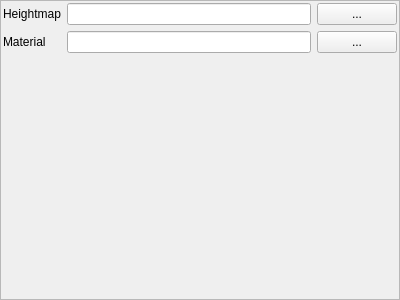
<?xml version="1.0" encoding="UTF-8"?>
<ui version="4.0">
 <class>TerrainWidget</class>
 <widget class="QFrame" name="TerrainWidget">
  <property name="geometry">
   <rect>
    <x>0</x>
    <y>0</y>
    <width>400</width>
    <height>300</height>
   </rect>
  </property>
  <property name="windowTitle">
   <string>Frame</string>
  </property>
  <property name="frameShape">
   <enum>QFrame::StyledPanel</enum>
  </property>
  <property name="frameShadow">
   <enum>QFrame::Raised</enum>
  </property>
  <layout class="QFormLayout" name="formLayout">
   <property name="leftMargin">
    <number>2</number>
   </property>
   <property name="topMargin">
    <number>2</number>
   </property>
   <property name="rightMargin">
    <number>2</number>
   </property>
   <property name="bottomMargin">
    <number>2</number>
   </property>
   <item row="0" column="0">
    <widget class="QLabel" name="label">
     <property name="text">
      <string>Heightmap</string>
     </property>
    </widget>
   </item>
   <item row="0" column="1">
    <widget class="QWidget" name="widget" native="true">
     <layout class="QHBoxLayout" name="horizontalLayout">
      <property name="leftMargin">
       <number>0</number>
      </property>
      <property name="topMargin">
       <number>0</number>
      </property>
      <property name="rightMargin">
       <number>0</number>
      </property>
      <property name="bottomMargin">
       <number>0</number>
      </property>
      <item>
       <widget class="QLineEdit" name="heightmapEdit"/>
      </item>
      <item>
       <widget class="QPushButton" name="browseHeightmap">
        <property name="text">
         <string>...</string>
        </property>
       </widget>
      </item>
     </layout>
    </widget>
   </item>
   <item row="1" column="0">
    <widget class="QLabel" name="label_2">
     <property name="text">
      <string>Material</string>
     </property>
    </widget>
   </item>
   <item row="1" column="1">
    <widget class="QWidget" name="widget_2" native="true">
     <layout class="QHBoxLayout" name="horizontalLayout_2">
      <property name="leftMargin">
       <number>0</number>
      </property>
      <property name="topMargin">
       <number>0</number>
      </property>
      <property name="rightMargin">
       <number>0</number>
      </property>
      <property name="bottomMargin">
       <number>0</number>
      </property>
      <item>
       <widget class="QLineEdit" name="materialEdit"/>
      </item>
      <item>
       <widget class="QPushButton" name="browseMaterial">
        <property name="text">
         <string>...</string>
        </property>
       </widget>
      </item>
     </layout>
    </widget>
   </item>
  </layout>
 </widget>
 <resources/>
 <connections/>
</ui>
